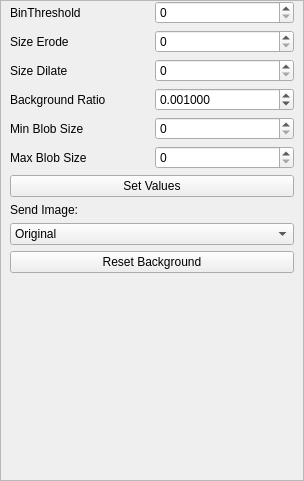
<?xml version="1.0" encoding="UTF-8"?>
<ui version="4.0">
 <class>TrackerParameterView</class>
 <widget class="QWidget" name="TrackerParameterView">
  <property name="geometry">
   <rect>
    <x>0</x>
    <y>0</y>
    <width>304</width>
    <height>481</height>
   </rect>
  </property>
  <property name="windowTitle">
   <string>Form</string>
  </property>
  <property name="autoFillBackground">
   <bool>false</bool>
  </property>
  <layout class="QVBoxLayout" name="verticalLayout_3">
   <property name="spacing">
    <number>6</number>
   </property>
   <property name="leftMargin">
    <number>0</number>
   </property>
   <property name="topMargin">
    <number>0</number>
   </property>
   <property name="rightMargin">
    <number>0</number>
   </property>
   <property name="bottomMargin">
    <number>0</number>
   </property>
   <item>
    <widget class="QScrollArea" name="scrollArea">
     <property name="autoFillBackground">
      <bool>false</bool>
     </property>
     <property name="verticalScrollBarPolicy">
      <enum>Qt::ScrollBarAsNeeded</enum>
     </property>
     <property name="horizontalScrollBarPolicy">
      <enum>Qt::ScrollBarAsNeeded</enum>
     </property>
     <property name="widgetResizable">
      <bool>true</bool>
     </property>
     <widget class="QWidget" name="scrollAreaWidgetContents">
      <property name="geometry">
       <rect>
        <x>0</x>
        <y>0</y>
        <width>302</width>
        <height>479</height>
       </rect>
      </property>
      <layout class="QHBoxLayout" name="horizontalLayout_4">
       <property name="leftMargin">
        <number>9</number>
       </property>
       <property name="topMargin">
        <number>0</number>
       </property>
       <item>
        <layout class="QVBoxLayout" name="verticalLayout">
         <item>
          <layout class="QHBoxLayout" name="horizontalLayout_2">
           <item>
            <widget class="QLabel" name="label_2">
             <property name="text">
              <string>BinThreshold</string>
             </property>
            </widget>
           </item>
           <item>
            <widget class="QSpinBox" name="lineEdit_2_binThresh">
             <property name="toolTip">
              <string>Set the binarization threshold</string>
             </property>
            </widget>
           </item>
          </layout>
         </item>
         <item>
          <layout class="QHBoxLayout" name="horizontalLayout_6">
           <item>
            <widget class="QLabel" name="label_3">
             <property name="text">
              <string>Size Erode</string>
             </property>
            </widget>
           </item>
           <item>
            <widget class="QSpinBox" name="lineEdit_3_SizeErode">
             <property name="toolTip">
              <string>Set the erosion size</string>
             </property>
            </widget>
           </item>
          </layout>
         </item>
         <item>
          <layout class="QHBoxLayout" name="horizontalLayout_7">
           <item>
            <widget class="QLabel" name="label_4">
             <property name="text">
              <string>Size Dilate</string>
             </property>
            </widget>
           </item>
           <item>
            <widget class="QSpinBox" name="lineEdit_4_SizeDilate">
             <property name="toolTip">
              <string>Set the dilation size</string>
             </property>
            </widget>
           </item>
          </layout>
         </item>
         <item>
          <layout class="QHBoxLayout" name="horizontalLayout_8">
           <item>
            <widget class="QLabel" name="label_7">
             <property name="text">
              <string>Background Ratio</string>
             </property>
            </widget>
           </item>
           <item>
            <widget class="QDoubleSpinBox" name="lineEdit_7_MogBack">
             <property name="toolTip">
              <string>Set the background ratio</string>
             </property>
             <property name="decimals">
              <number>6</number>
             </property>
             <property name="maximum">
              <double>1.000000000000000</double>
             </property>
             <property name="singleStep">
              <double>0.001000000000000</double>
             </property>
             <property name="value">
              <double>0.001000000000000</double>
             </property>
            </widget>
           </item>
          </layout>
         </item>
         <item>
          <layout class="QHBoxLayout" name="horizontalLayout_10">
           <item>
            <widget class="QLabel" name="label_8">
             <property name="text">
              <string>Min Blob Size</string>
             </property>
            </widget>
           </item>
           <item>
            <widget class="QSpinBox" name="lineEdit_8_MinBlob">
             <property name="toolTip">
              <string>Set the minimal blob size</string>
             </property>
            </widget>
           </item>
          </layout>
         </item>
         <item>
          <layout class="QHBoxLayout" name="horizontalLayout_3">
           <item>
            <widget class="QLabel" name="label_9">
             <property name="text">
              <string>Max Blob Size</string>
             </property>
            </widget>
           </item>
           <item>
            <widget class="QSpinBox" name="lineEdit_9MaxBlob">
             <property name="toolTip">
              <string>Sets the maximum blob size</string>
             </property>
             <property name="maximum">
              <number>10000</number>
             </property>
            </widget>
           </item>
          </layout>
         </item>
         <item>
          <widget class="QPushButton" name="pushButton">
           <property name="text">
            <string>Set Values</string>
           </property>
          </widget>
         </item>
         <item>
          <widget class="QLabel" name="label">
           <property name="sizePolicy">
            <sizepolicy hsizetype="Preferred" vsizetype="Fixed">
             <horstretch>0</horstretch>
             <verstretch>0</verstretch>
            </sizepolicy>
           </property>
           <property name="text">
            <string>Send Image:</string>
           </property>
          </widget>
         </item>
         <item>
          <widget class="QComboBox" name="comboBoxSendImage">
           <property name="toolTip">
            <string>Choose with image to display</string>
           </property>
           <property name="currentText">
            <string>Original</string>
           </property>
           <item>
            <property name="text">
             <string>Original</string>
            </property>
           </item>
           <item>
            <property name="text">
             <string>Binarized</string>
            </property>
           </item>
           <item>
            <property name="text">
             <string>Eroded</string>
            </property>
           </item>
           <item>
            <property name="text">
             <string>Dilated</string>
            </property>
           </item>
           <item>
            <property name="text">
             <string>Foreground</string>
            </property>
           </item>
           <item>
            <property name="text">
             <string>Background</string>
            </property>
           </item>
          </widget>
         </item>
         <item>
          <widget class="QPushButton" name="pushButtonResetBackground">
           <property name="toolTip">
            <string>Reset the current background</string>
           </property>
           <property name="text">
            <string>Reset Background</string>
           </property>
          </widget>
         </item>
         <item>
          <spacer name="verticalSpacer">
           <property name="orientation">
            <enum>Qt::Vertical</enum>
           </property>
           <property name="sizeHint" stdset="0">
            <size>
             <width>20</width>
             <height>40</height>
            </size>
           </property>
          </spacer>
         </item>
        </layout>
       </item>
      </layout>
     </widget>
    </widget>
   </item>
  </layout>
 </widget>
 <resources/>
 <connections/>
</ui>
